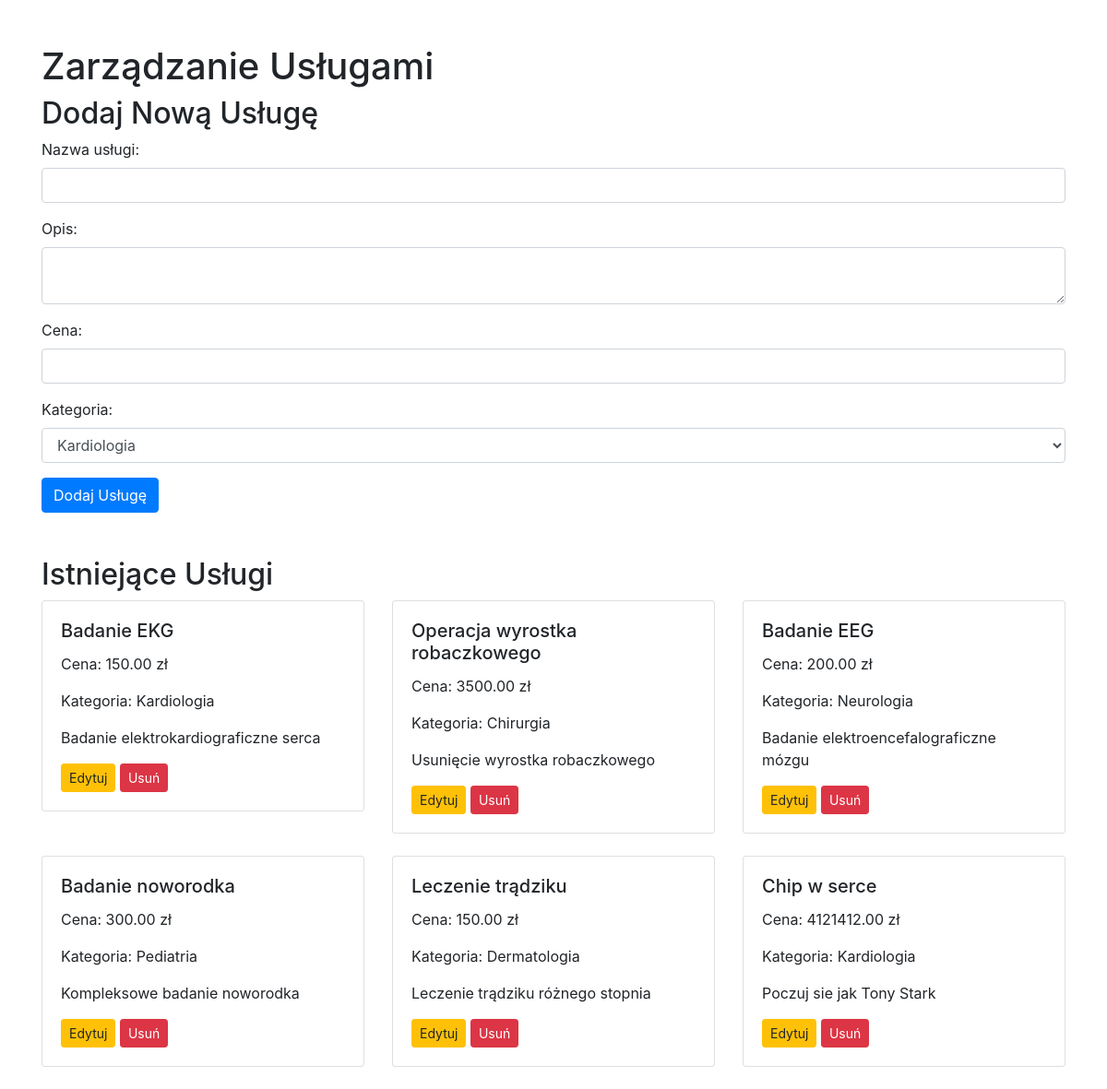
Screenshot of /manage_services.php with the database file from the repository.
### tables this page shows
CREATE TABLE `services` (
  `id` int(6) UNSIGNED NOT NULL,
  `name` varchar(100) NOT NULL,
  `description` text DEFAULT NULL,
  `price` decimal(10,2) NOT NULL,
  `category_id` int(6) UNSIGNED NOT NULL
);

CREATE TABLE `categories` (
  `id` int(6) UNSIGNED NOT NULL,
  `name` varchar(50) NOT NULL
);

### manage_services.php (the view, shortened to what this page needs)
<?php
require_once "database.php";
function getAllServices($conn) {
    $sql = "SELECT s.*, c.name as category_name FROM services s
            JOIN categories c ON s.category_id = c.id";
    $result = mysqli_query($conn, $sql);
    return mysqli_fetch_all($result, MYSQLI_ASSOC);
}
function getAllCategories($conn) {
    $sql = "SELECT * FROM categories";
    $result = mysqli_query($conn, $sql);
    return mysqli_fetch_all($result, MYSQLI_ASSOC);
}
function getUniqueServices($services) {
    $uniqueServices = [];
    $seenNames = [];
    foreach ($services as $service) {
        if (!in_array($service['name'], $seenNames)) {
            $uniqueServices[] = $service;
            $seenNames[] = $service['name'];
        }
    }
    return $uniqueServices;
}
$services = getAllServices($conn);
$uniqueServices = getUniqueServices($services);
$categories = getAllCategories($conn);
?>
<!DOCTYPE html>
<html lang="pl">
<head>
    <link rel="stylesheet" href="https://stackpath.bootstrapcdn.com/bootstrap/4.5.2/css/bootstrap.min.css">
</head>
<body>
    <div class="container mt-5">
        <h1>Zarządzanie Usługami</h1>
        <h2>Dodaj Nową Usługę</h2>
        <form method="POST">
            <div class="form-group">
                <label for="name">Nazwa usługi:</label>
                <input type="text" class="form-control" id="name" name="name" required>
            </div>
            <div class="form-group">
                <label for="description">Opis:</label>
                <textarea class="form-control" id="description" name="description" required></textarea>
            </div>
            <div class="form-group">
                <label for="price">Cena:</label>
                <input type="number" class="form-control" id="price" name="price" step="0.01" required>
            </div>
            <div class="form-group">
                <label for="category_id">Kategoria:</label>
                <select class="form-control" id="category_id" name="category_id" required>
                    <?php foreach ($categories as $category): ?>
                        <option value="<?php echo $category['id']; ?>"><?php echo $category['name']; ?></option>
                    <?php endforeach; ?>
                </select>
            </div>
            <button type="submit" name="add_service" class="btn btn-primary">Dodaj Usługę</button>
        </form>
        <h2 class="mt-5">Istniejące Usługi</h2>
        <div class="row">
            <?php foreach ($uniqueServices as $service): ?>
                <div class="col-md-4 mb-4">
                    <div class="card">
                        <div class="card-body">
                            <h5 class="card-title"><?= htmlspecialchars($service['name']) ?></h5>
                            <p class="card-text">Cena: <?= $service['price'] ?> zł</p>
                            <p class="card-text">Kategoria: <?= $service['category_name'] ?></p>
                            <p class="card-text"><?= $service['description'] ?></p>
                            <button type="button" class="btn btn-warning btn-sm" data-toggle="modal" data-target="#editModal<?php echo $service['id']; ?>">Edytuj</button>
                            <form method="POST" class="d-inline" onsubmit="return confirm('Czy na pewno chcesz usunąć tę usługę?');">
                                <button type="submit" name="delete_service" class="btn btn-danger btn-sm">Usuń</button>
                            </form>
                        </div>
                    </div>
                </div>
            <?php endforeach; ?>
        </div>
    </div>
</body>
</html>

### rows the page displays
services: name "Badanie EKG", price "150.00", category.name "Kardiologia", description "Badanie elektrokardiograficzne serca"
services: name "Operacja wyrostka robaczkowego", price "3500.00", category.name "Chirurgia", description "Usunięcie wyrostka robaczkowego"
services: name "Badanie EEG", price "200.00", category.name "Neurologia", description "Badanie elektroencefalograficzne mózgu"
services: name "Badanie noworodka", price "300.00", category.name "Pediatria", description "Kompleksowe badanie noworodka"
services: name "Leczenie trądziku", price "150.00", category.name "Dermatologia", description "Leczenie trądziku różnego stopnia"
services: name "Chip w serce", price "4121412.00", category.name "Kardiologia", description "Poczuj sie jak Tony Stark"

### other values shown
form field category_id "Kardiologia"
